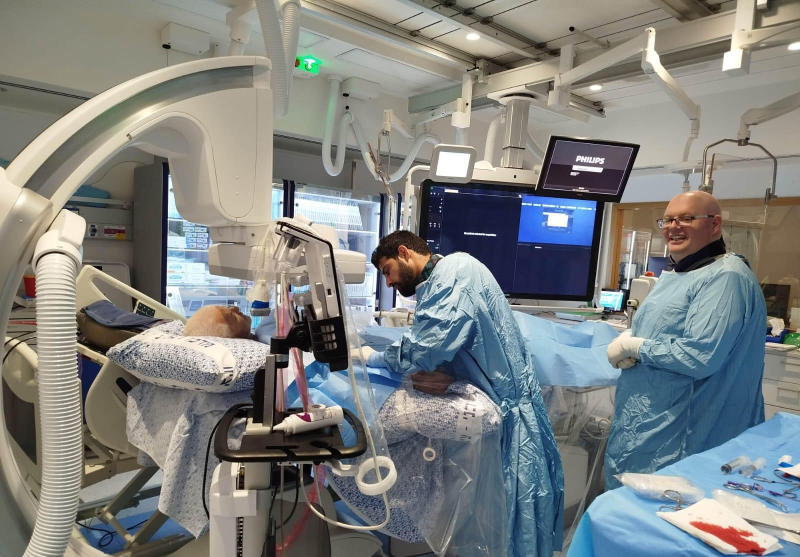
#> input picture film/assets/source/photos/bnaizion_01.jpg, 1600 x 1114 px (shown at 1/2 size)
$ python shatter.py --before ../../../../film/assets/source/photos/bnaizion_01.jpg
#> lines starting #> are read from the running program, lines starting #| are printed output that depends on the picture; after the words box and inside, x2 and y2 are one past the last pixel; in counts of white or black regions, pixels touching at a corner belong together
#!/usr/bin/env python3
"""Break the frame like a pane of glass to reveal what is behind it.

Three phases:
  hold  - the incoming clip plays untouched
  crack - fracture lines race outward from the impact point, the frame shakes
  fly   - the pane comes apart and the shards fall away, revealing the next scene

The fracture pattern is radial-plus-concentric, which is how struck glass
actually fails. Voronoi cells look random; real glass throws spokes out from the
impact and rings around it.
"""

import argparse
import math
import subprocess
import sys
from pathlib import Path

import numpy as np
from PIL import Image, ImageDraw


# ---------------------------------------------------------------- geometry ---

def build_fracture(w, h, ix, iy, rays, rings, rng):
    """Return (cells, vertices) for a radial/concentric fracture pattern.

    Adjacent cells are built from a shared vertex table, so the pane comes apart
    with no gaps between pieces.
    """
    # Reach past the far corner so the pattern covers the whole frame.
    corners = [(0, 0), (w, 0), (0, h), (w, h)]
    max_r = max(math.hypot(cx - ix, cy - iy) for cx, cy in corners) * 1.08

    angles = np.sort(rng.uniform(0, 2 * math.pi, rays))
    # Nudge apart any two spokes that landed almost on top of each other.
    for i in range(1, len(angles)):
        if angles[i] - angles[i - 1] < 0.12:
            angles[i] = angles[i - 1] + 0.12
    angles = np.concatenate([angles, [angles[0] + 2 * math.pi]])

    # Ring radii grow geometrically: fragments are small near the strike and
    # large out at the edges, which is what the eye expects.
    base = np.array([(k / rings) ** 1.7 for k in range(rings + 1)])
    radii = base * max_r
    radii[0] = max_r * 0.012

    # One jittered vertex per (ring, spoke), shared by the four cells that meet there.
    verts = np.zeros((rings + 1, len(angles), 2))
    for ri, r in enumerate(radii):
        for ai, a in enumerate(angles):
            jr = r * (1.0 + rng.uniform(-0.16, 0.16)) if 0 < ri < rings else r
            ja = a + (rng.uniform(-0.045, 0.045) if 0 < ri < rings else 0.0)
            verts[ri, ai] = (ix + jr * math.cos(ja), iy + jr * math.sin(ja))
    # Close the ring exactly, so the seam is not a visible crack.
    verts[:, -1] = verts[:, 0]

    cells = []
    # Innermost pieces: a fan of triangles around the impact point.
    for ai in range(len(angles) - 1):
        cells.append([(ix, iy), tuple(verts[0, ai]), tuple(verts[0, ai + 1])])
    # Everything outward: quads between consecutive rings and spokes.
    for ri in range(rings):
        for ai in range(len(angles) - 1):
            cells.append([tuple(verts[ri, ai]), tuple(verts[ri, ai + 1]),
                          tuple(verts[ri + 1, ai + 1]), tuple(verts[ri + 1, ai])])

    return cells, verts, radii, angles, max_r


def centroid(poly):
    xs = [p[0] for p in poly]
    ys = [p[1] for p in poly]
    return sum(xs) / len(xs), sum(ys) / len(ys)


# ------------------------------------------------------------------ shards ---

class Shard:
    """One piece of the pane, with the motion it takes after the break."""

    def __init__(self, poly, source, w, h, ix, iy, rng):
        self.poly = poly
        cx, cy = centroid(poly)
        self.cx, self.cy = cx, cy

        dx, dy = cx - ix, cy - iy
        dist = math.hypot(dx, dy) or 1.0
        self.dist = dist

        xs = [p[0] for p in poly]
        ys = [p[1] for p in poly]
        pad = 2
        self.x0 = max(0, int(min(xs)) - pad)
        self.y0 = max(0, int(min(ys)) - pad)
        self.x1 = min(w, int(max(xs)) + pad)
        self.y1 = min(h, int(max(ys)) + pad)
        # A cell can fall entirely outside the frame; it has nothing to draw.
        if self.x1 <= self.x0 or self.y1 <= self.y0:
            self.image = None
            return

        mask = Image.new("L", (self.x1 - self.x0, self.y1 - self.y0), 0)
        ImageDraw.Draw(mask).polygon(
            [(px - self.x0, py - self.y0) for px, py in poly], fill=255)

        piece = source.crop((self.x0, self.y0, self.x1, self.y1)).convert("RGBA")
        piece.putalpha(mask)

        # A bright rim along each fracture edge. Without it the pieces read as
        # flat cutouts; with it they catch the light like real glass.
        local = [(px - self.x0, py - self.y0) for px, py in poly]
        rim = ImageDraw.Draw(piece, "RGBA")
        rim.line(local + [local[0]], fill=(235, 245, 255, 165), width=2)
        # Clip the rim back to the shard so it cannot bleed outside the polygon.
        piece.putalpha(Image.composite(piece.getchannel("A"),
                                       Image.new("L", piece.size, 0), mask))
        self.image = piece

        ux, uy = dx / dist, dy / dist

        # Pieces near the strike carry the most energy and leave fastest.
        near = math.exp(-dist / (0.42 * math.hypot(w, h)))
        speed = (0.16 + 1.05 * near) * (1.0 + rng.uniform(-0.3, 0.3))
        self.vx = ux * speed * w * 0.55
        self.vy = uy * speed * h * 0.55 - rng.uniform(0.02, 0.14) * h

        self.gravity = h * rng.uniform(1.5, 2.6)
        self.spin = rng.uniform(-190, 190) * (0.4 + near)
        # Near shards come toward the camera, far ones recede: cheap depth.
        self.scale_rate = rng.uniform(0.05, 0.42) * (1.0 if near > 0.45 else -1.0)
        self.delay = (1.0 - near) * rng.uniform(0.0, 0.20)
        self.near = near

    # [48 lines left out: functions draw, read_frames, not called in this run]


def solid_frames(color, w, h, count):
    rgb = color.lstrip("#")
    if len(rgb) == 3:
        rgb = "".join(c * 2 for c in rgb)
    val = tuple(int(rgb[i:i + 2], 16) for i in (0, 2, 4))
    one = np.full((h, w, 3), val, dtype=np.uint8)
    return np.repeat(one[None, ...], count, axis=0)


def load_source(spec, w, h, fps, needed):
    """Accept a video, a still image, or a #RRGGBB colour."""
#> called with w = 1920, h = 1080, fps = 30, needed = 142
    if spec is None:
        return solid_frames("#000000", w, h, needed)
    if spec.startswith("#") or spec in ("black", "white"):
        color = {"black": "#000000", "white": "#FFFFFF"}.get(spec, spec)
        return solid_frames(color, w, h, needed)

    path = Path(spec).expanduser()
    if not path.exists():
        sys.exit(f"No such file: {path}")
    if path.suffix.lower() in {".jpg", ".jpeg", ".png", ".webp", ".bmp", ".tif", ".tiff"}:
        img = Image.open(path).convert("RGB")
#> img is the input picture: PIL image 1600x1114 RGB; mean R, G, B 127.3, 130.1, 128.2
        scale = max(w / img.width, h / img.height)
#> scale = 1.2
        img = img.resize((max(w, int(img.width * scale)), max(h, int(img.height * scale))),
                         Image.LANCZOS)
#> img: PIL image 1920x1336 RGB
        left = (img.width - w) // 2
#> left = 0
        top = (img.height - h) // 2
#> top = 128
        arr = np.asarray(img.crop((left, top, left + w, top + h)))
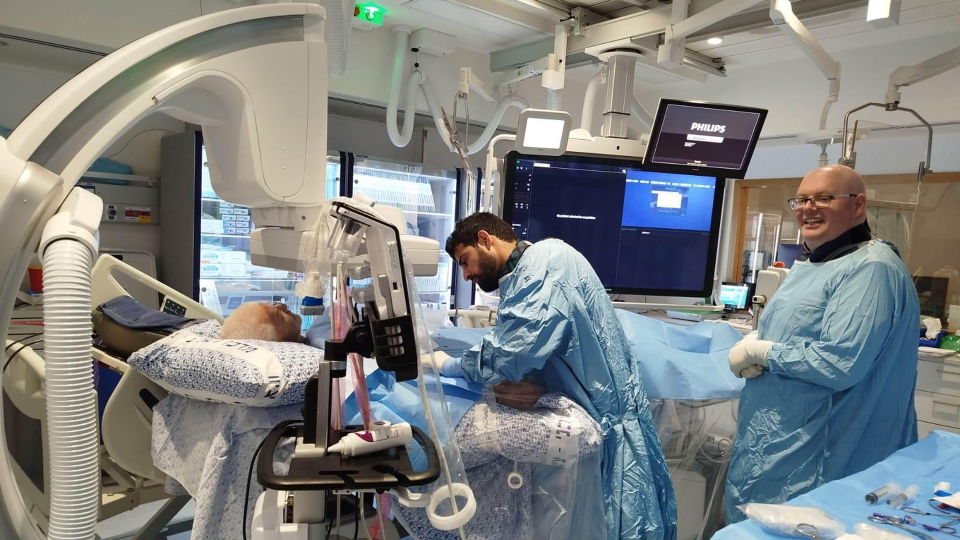
#> arr: shape (1080, 1920, 3) (shown at 1/2 size); mean R, G, B 126.9, 129.9, 128.8
        return np.repeat(arr[None, ...], needed, axis=0)
    return read_frames(path, w, h, fps)


def frame_at(frames, index):
    return frames[min(index, len(frames) - 1)]


# ------------------------------------------------------------------ cracks ---

# [32 lines left out: function draw_cracks, not called in this run]


# ------------------------------------------------------------------- main ---

def main():
    ap = argparse.ArgumentParser(description=__doc__,
                                 formatter_class=argparse.RawDescriptionHelpFormatter)
    ap.add_argument("--before", required=True, help="Clip or image that breaks")
    ap.add_argument("--after", default="black",
                    help="What is revealed: clip, image, or #RRGGBB (default black)")
    ap.add_argument("--out", default="work/shatter.mp4")
    ap.add_argument("--width", type=int, default=1920)
    ap.add_argument("--height", type=int, default=1080)
    ap.add_argument("--fps", type=int, default=30)
    ap.add_argument("--hold", type=float, default=3.0, help="Seconds before the impact")
    ap.add_argument("--crack", type=float, default=0.22, help="Seconds of cracks spreading")
    ap.add_argument("--fly", type=float, default=1.5, help="Seconds of shards falling")
    ap.add_argument("--impact-x", type=float, default=0.5, help="0..1 across the frame")
    ap.add_argument("--impact-y", type=float, default=0.5, help="0..1 down the frame")
    ap.add_argument("--rays", type=int, default=15, help="Radial fracture spokes")
    ap.add_argument("--rings", type=int, default=5, help="Concentric fracture rings")
    ap.add_argument("--seed", type=int, default=None)
    ap.add_argument("--sfx", help="Audio to place at the moment of impact")
    ap.add_argument("--sfx-gain", type=float, default=1.0)
    ap.add_argument("--crf", type=int, default=17)
    ap.add_argument("--preset", default="medium")
    args = ap.parse_args()

    w, h, fps = args.width, args.height, args.fps
    rng = np.random.default_rng(args.seed)

    hold_f = max(0, int(round(args.hold * fps)))
    crack_f = max(1, int(round(args.crack * fps)))
    fly_f = max(2, int(round(args.fly * fps)))
    total_f = hold_f + crack_f + fly_f

    before = load_source(args.before, w, h, fps, hold_f + crack_f + fly_f)
    after = load_source(args.after, w, h, fps, crack_f + fly_f)

    # The pane that breaks is the frame showing at the moment of impact.
    pane_idx = min(hold_f, len(before) - 1)
#> pane_idx = 90
    pane = Image.fromarray(before[pane_idx]).convert("RGB")

    ix, iy = args.impact_x * w, args.impact_y * h
    cells, verts, radii, angles, max_r = build_fracture(
        w, h, ix, iy, args.rays, args.rings, rng)

    print(f"Fracture: {len(cells)} shards from {args.rays} spokes x {args.rings} rings")
    shards = [Shard(poly, pane, w, h, ix, iy, rng) for poly in cells]
#> call 3 of __init__, with w = 1920, h = 1080, ix = 960, iy = 540
#> in __init__ (call 3), `mask = Image.new("L", (self.x1 - self.x0, self.y1 - self.y0), 0)`: mask: PIL image 20x16 L; every value is 0
#> in __init__ (call 3), `ImageDraw.Draw(mask).polygon( [(px - self.x0, py - self.y0) for px, py..`:
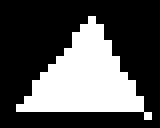
#> mask: PIL image 20x16 L (shown 8 times larger); 32.8% white; 1 white region, box (x1, y1, x2, y2) and area: (2, 2, 19, 15) 105
#> in __init__ (call 6), `mask = Image.new("L", (self.x1 - self.x0, self.y1 - self.y0), 0)`: mask: PIL image 17x19 L; every value is 0
#> in __init__ (call 6), `ImageDraw.Draw(mask).polygon( [(px - self.x0, py - self.y0) for px, py..`: mask: PIL image 17x19 L; 35% white; 1 white region, box (x1, y1, x2, y2) and area: (2, 2, 16, 18) 113
#> in __init__ (call 13), `mask = Image.new("L", (self.x1 - self.x0, self.y1 - self.y0), 0)`: mask: PIL image 16x18 L; every value is 0
#> in __init__ (call 13), `ImageDraw.Draw(mask).polygon( [(px - self.x0, py - self.y0) for px, py..`: mask: PIL image 16x18 L; 28.1% white; 1 white region, box (x1, y1, x2, y2) and area: (2, 2, 15, 17) 81
#> in __init__ (call 16), `mask = Image.new("L", (self.x1 - self.x0, self.y1 - self.y0), 0)`: mask: PIL image 58x51 L; every value is 0
#> in __init__ (call 16), `ImageDraw.Draw(mask).polygon( [(px - self.x0, py - self.y0) for px, py..`: mask: PIL image 58x51 L; 34.6% white; 1 white region, box (x1, y1, x2, y2) and area: (2, 2, 57, 50) 1022
#> in __init__ (call 17), `mask = Image.new("L", (self.x1 - self.x0, self.y1 - self.y0), 0)`: mask: PIL image 37x61 L; every value is 0
#> in __init__ (call 17), `ImageDraw.Draw(mask).polygon( [(px - self.x0, py - self.y0) for px, py..`: mask: PIL image 37x61 L; 18.5% white; 1 white region, box (x1, y1, x2, y2) and area: (2, 2, 36, 60) 417
#> in __init__ (call 18), `mask = Image.new("L", (self.x1 - self.x0, self.y1 - self.y0), 0)`: mask: PIL image 94x61 L; every value is 0
#> in __init__ (call 18), `ImageDraw.Draw(mask).polygon( [(px - self.x0, py - self.y0) for px, py..`: mask: PIL image 94x61 L; 51.3% white; 1 black region, box (x1, y1, x2, y2) and area: (0, 0, 94, 61) 2794
#> in __init__ (call 19), `mask = Image.new("L", (self.x1 - self.x0, self.y1 - self.y0), 0)`: mask: PIL image 48x57 L; every value is 0
#> in __init__ (call 19), `ImageDraw.Draw(mask).polygon( [(px - self.x0, py - self.y0) for px, py..`:
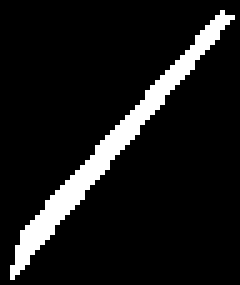
#> mask: PIL image 48x57 L (shown 5 times larger); 9.6% white; 1 white region, box (x1, y1, x2, y2) and area: (2, 2, 47, 56) 264
#> in __init__ (call 20), `mask = Image.new("L", (self.x1 - self.x0, self.y1 - self.y0), 0)`: mask: PIL image 66x51 L; every value is 0
#> in __init__ (call 20), `ImageDraw.Draw(mask).polygon( [(px - self.x0, py - self.y0) for px, py..`: mask: PIL image 66x51 L; 27.8% white; 1 white region, box (x1, y1, x2, y2) and area: (2, 2, 65, 50) 935
#> in __init__ (call 21), `mask = Image.new("L", (self.x1 - self.x0, self.y1 - self.y0), 0)`: mask: PIL image 64x83 L; every value is 0
#> in __init__ (call 21), `ImageDraw.Draw(mask).polygon( [(px - self.x0, py - self.y0) for px, py..`:
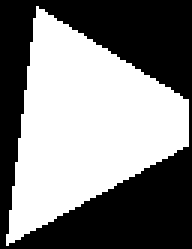
#> mask: PIL image 64x83 L (shown 3 times larger); 50.1% white; 1 black region, box (x1, y1, x2, y2) and area: (0, 0, 64, 83) 2652
#> in __init__ (call 21), `piece = source.crop((self.x0, self.y0, self.x1, self.y1)).convert("RGB..`:
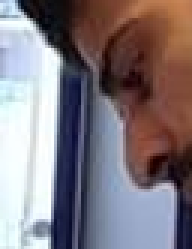
#> piece: PIL image 64x83 RGBA (shown 3 times larger); mean R, G, B, A 130.3, 120.9, 127.3, 255
#> in __init__ (call 21), `piece.putalpha(mask)`:
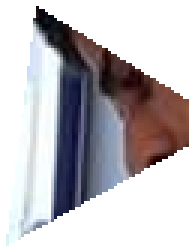
#> piece: PIL image 64x83 RGBA (shown 3 times larger); mean R, G, B, A 130.3, 120.9, 127.3, 127.7; transparent parts drawn white
#> in __init__ (call 21), `piece.putalpha(Image.composite(piece.getchannel("A"), Image.new("L", p..`:
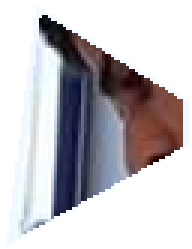
#> piece: PIL image 64x83 RGBA (shown 3 times larger); mean R, G, B, A 137.1, 129.1, 136.1, 122.9; transparent parts drawn white
#> shards = 90 items
    shards = [s for s in shards if s.image is not None]
#> shards = 84 items
    # Draw distant pieces first so near ones pass in front of them.
    shards.sort(key=lambda s: -s.dist)

    out_path = Path(args.out).expanduser()
    out_path.parent.mkdir(parents=True, exist_ok=True)

    enc = ["ffmpeg", "-y", "-hide_banner", "-loglevel", "error",
           "-f", "rawvideo", "-pix_fmt", "rgb24", "-s", f"{w}x{h}", "-r", str(fps), "-i", "-"]
    if args.sfx:
        # Silence for the hold, then the break exactly on the impact frame.
        enc += ["-f", "lavfi", "-t", f"{total_f / fps:.4f}",
                "-i", "anullsrc=channel_layout=stereo:sample_rate=48000",
                "-i", str(Path(args.sfx).expanduser())]
        delay_ms = int(round(hold_f / fps * 1000))
        enc += ["-filter_complex",
                f"[2:a]volume={args.sfx_gain},adelay={delay_ms}|{delay_ms}[s];"
                f"[1:a][s]amix=inputs=2:duration=first:normalize=0,"
                f"atrim=duration={total_f / fps:.4f}[a]",
                "-map", "0:v", "-map", "[a]",
                "-c:a", "aac", "-b:a", "256k", "-ar", "48000"]
    enc += ["-c:v", "libx264", "-preset", args.preset, "-crf", str(args.crf),
            "-pix_fmt", "yuv420p", "-r", str(fps), "-frames:v", str(total_f),
            "-movflags", "+faststart", str(out_path)]

#> (the run stopped early here; a loop or call above may not have finished)

$ run again, on film/assets/source/photos/bnaizion_03.jpg
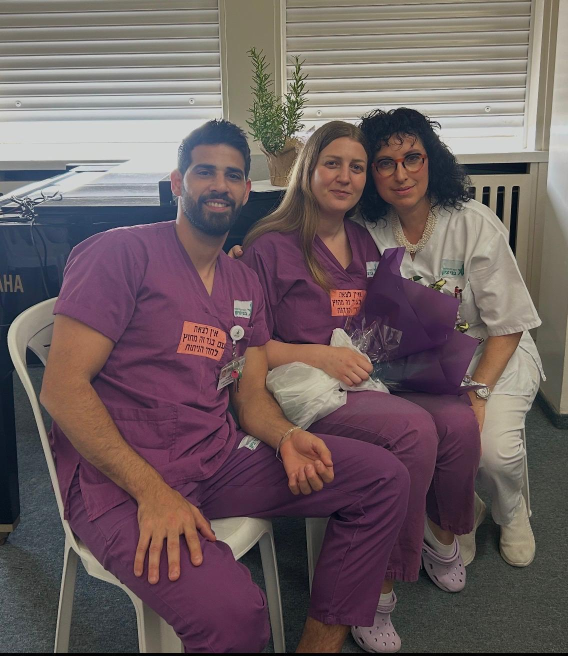
#> input picture film/assets/source/photos/bnaizion_03.jpg, 1136 x 1312 px (shown at 1/2 size)
#> in load_source, img is the input picture: PIL image 1136x1312 RGB; mean R, G, B 109.1, 93.8, 95.9
#> img: PIL image 1920x2217 RGB
#> in load_source, `arr = np.asarray(img.crop((left, top, left + w, top + h)))`:
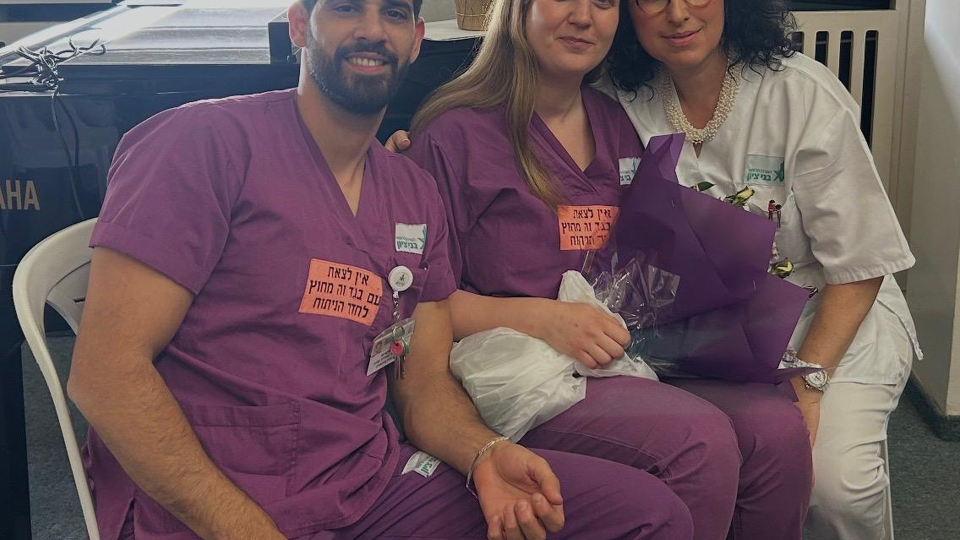
#> arr: shape (1080, 1920, 3) (shown at 1/2 size); mean R, G, B 106.2, 84.2, 90.4
#> pane_idx = 90
#> in __init__ (call 21), `piece.putalpha(Image.composite(piece.getchannel("A"), Image.new("L", p..`:
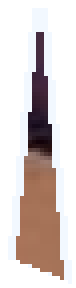
#> piece: PIL image 19x72 RGBA (shown 4 times larger); mean R, G, B, A 133.2, 107.7, 108, 104.4; transparent parts drawn white
#> in main, `shards = [Shard(poly, pane, w, h, ix, iy, rng) for poly in cells]`: shards = 90 items
#> in main, `shards = [s for s in shards if s.image is not None]`: shards = 82 items

$ run again, on film/assets/source/photos/carmel_01.jpg
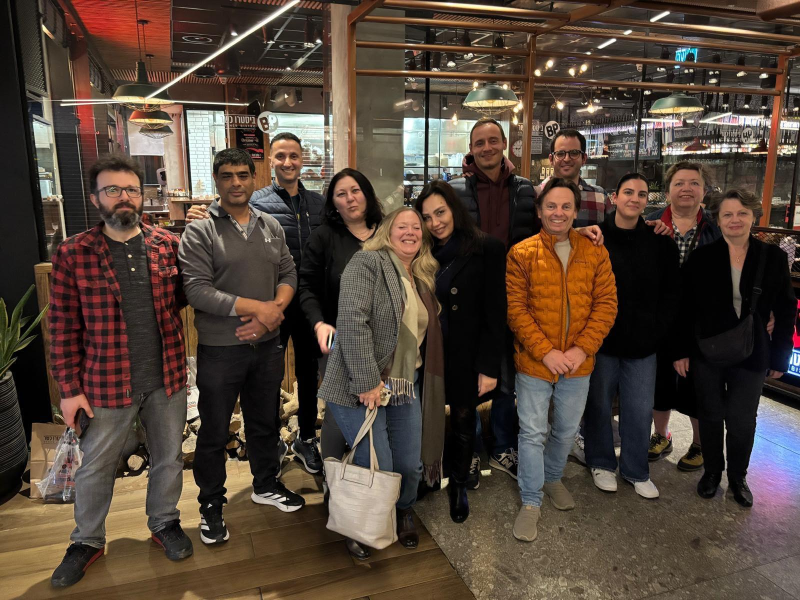
#> input picture film/assets/source/photos/carmel_01.jpg, 1600 x 1200 px (shown at 1/2 size)
#> in load_source, img is the input picture: PIL image 1600x1200 RGB; mean R, G, B 82.5, 67, 55.7
#> img: PIL image 1920x1440 RGB
#> in load_source, `arr = np.asarray(img.crop((left, top, left + w, top + h)))`:
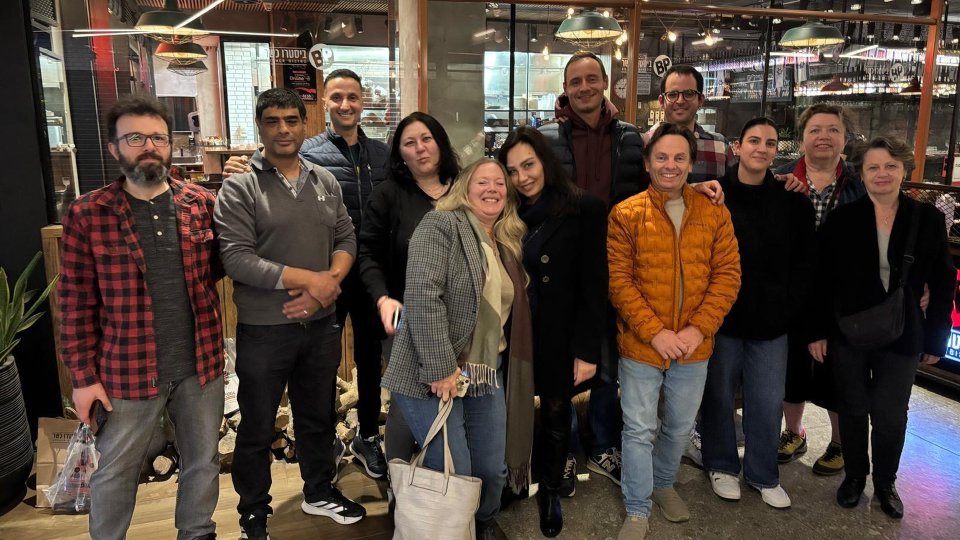
#> arr: shape (1080, 1920, 3) (shown at 1/2 size); mean R, G, B 80.3, 66.3, 57
#> pane_idx = 90
#> in __init__ (call 23), `ImageDraw.Draw(mask).polygon( [(px - self.x0, py - self.y0) for px, py..`:
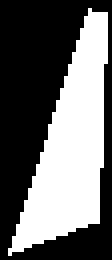
#> mask: PIL image 28x65 L (shown 4 times larger); 41.5% white; 1 white region, box (x1, y1, x2, y2) and area: (2, 2, 27, 64) 756
#> in main, `shards = [Shard(poly, pane, w, h, ix, iy, rng) for poly in cells]`: shards = 90 items
#> in main, `shards = [s for s in shards if s.image is not None]`: shards = 82 items

$ run again, on film/assets/source/photos/carmel_02.jpg
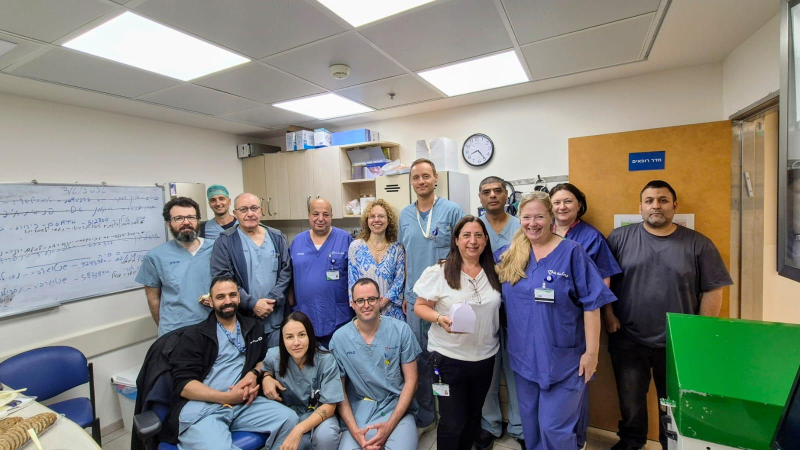
#> input picture film/assets/source/photos/carmel_02.jpg, 1600 x 900 px (shown at 1/2 size)
#> in load_source, img is the input picture: PIL image 1600x900 RGB; mean R, G, B 132.5, 132.7, 127.4
#> img: PIL image 1920x1080 RGB
#> pane_idx = 90
#> in __init__ (call 21), `piece.putalpha(Image.composite(piece.getchannel("A"), Image.new("L", p..`:
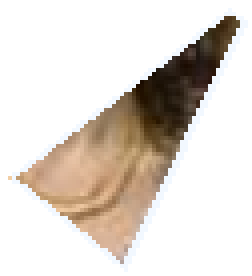
#> piece: PIL image 63x69 RGBA (shown 4 times larger); mean R, G, B, A 153.6, 136, 123.8, 81.3; transparent parts drawn white
#> in main, `shards = [Shard(poly, pane, w, h, ix, iy, rng) for poly in cells]`: shards = 90 items
#> in main, `shards = [s for s in shards if s.image is not None]`: shards = 83 items
